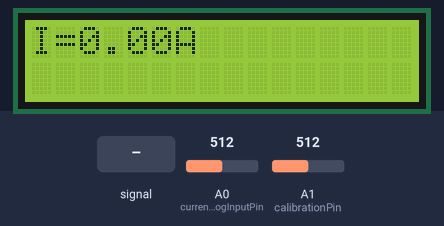
The sketch below on a simulated Arduino Uno, built with avr-gcc and run on an emulated ATmega328P. Shown: 16×2 character LCD. The test bench sets the inputs (shaded band); at power-on: A0 (currentAnalogInputPin) = 512, A1 (calibrationPin) = 512.

Above: at 1.7 s.
1.8 s: A0 (currentAnalogInputPin) fed a 200 Hz sine of ±81 counts around its level
At 2.6 s:
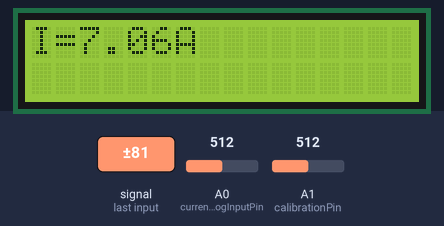
4.8 s: A0 (currentAnalogInputPin) set to 635
At 6.9 s:
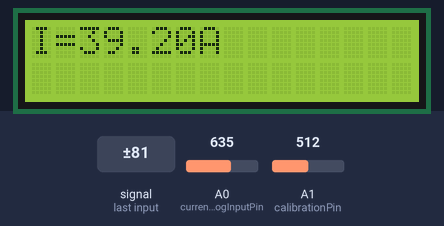
7.6 s: A1 (calibrationPin) set to 635
At 8.4 s:
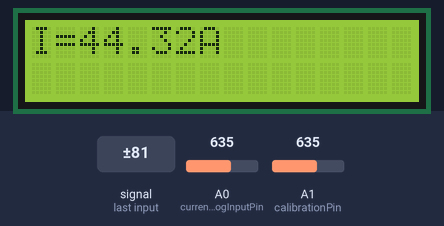
10.6 s: A0 (currentAnalogInputPin) set to 615
At 12.6 s:
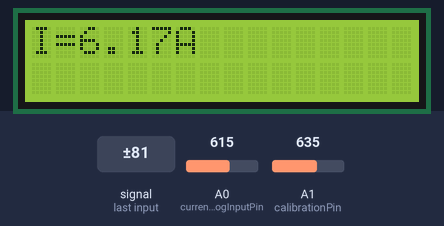
13.6 s: A1 (calibrationPin) set to 716
At 15.4 s:
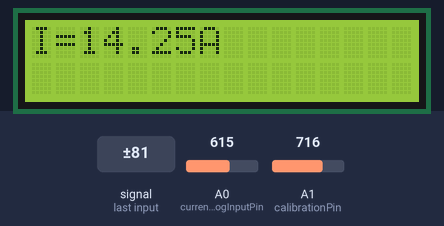
16.6 s: A0 (currentAnalogInputPin) set to 716
At 18.4 s:
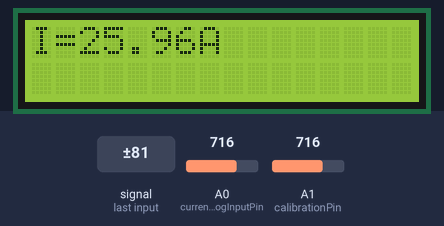
Timing chart, 0 to 19.9 s (numbered marks = the images above; inputs shaded):
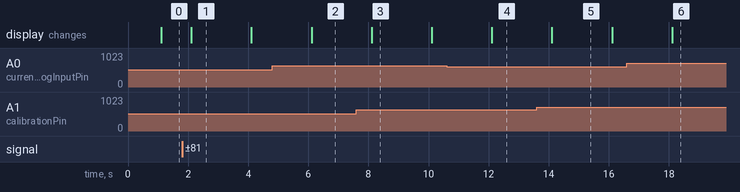

The sketch:

Hsts016L_sensor_AC_DC.ino
```cpp
int decimalPrecision = 2;                   // decimal places for all values shown in LED Display & Serial Monitor

/* 1- AC Current Measurement */

int currentAnalogInputPin = A0;             // Which pin to measure Current Value (A0 is reserved for LCD Display Shield Button function)
int calibrationPin = A1;                    // Which pin to calibrate offset middle value
float manualOffset = 0.00;                  // Key in value to manually offset the initial value
float mVperAmpValue = 12.5;                 // If using "Hall-Effect" Current Transformer, key in value using this formula: mVperAmp = maximum voltage range (in milli volt) / current rating of CT
// For example, a 20A Hall-Effect Current Transformer rated at 20A, 2.5V +/- 0.625V, mVperAmp will be 625 mV / 20A = 31.25mV/A
// For example, a 50A Hall-Effect Current Transformer rated at 50A, 2.5V +/- 0.625V, mVperAmp will be 625 mV / 50A = 12.5 mV/A
float supplyVoltage = 5000;                 // Analog input pin maximum supply voltage, Arduino Uno or Mega is 5000mV while Arduino Nano or Node MCU is 3300mV
float offsetSampleRead = 0;                 /* to read the value of a sample for offset purpose later */
float currentSampleRead  = 0;               /* to read the value of a sample including currentOffset1 value*/
float currentLastSample  = 0;               /* to count time for each sample. Technically 1 milli second 1 sample is taken */
float currentSampleSum   = 0;               /* accumulation of sample readings */
float currentSampleCount = 0;               /* to count number of sample. */
float currentMean ;                         /* to calculate the average value from all samples, in analog values*/
float RMSCurrentMean ;                      /* square roof of currentMean, in analog values */
float FinalRMSCurrent ;                     /* the final RMS current reading*/

/* 2 - LCD Display  */

#include <LiquidCrystal_I2C.h>
LiquidCrystal_I2C lcd(0x27, 16, 2);
unsigned long startMicrosLCD;                   /* start counting time for LCD Display */
unsigned long currentMicrosLCD;                 /* current counting time for LCD Display */
const unsigned long periodLCD = 1000000;        // refresh every X seconds (in seconds) in LED Display. Default 1000000 = 1 second


void setup()                                              /*codes to run once */

{
  lcd.begin();
  lcd.backlight();                             /* Set LCD to start with upper left corner of display*/
  startMicrosLCD = micros();                        /* Start counting time for LCD display*/

}


void loop()                                                                                                   /*codes to run again and again */
{

  /* 1- AC & DC Current Measurement */

  if (micros() >= currentLastSample + 200)                                                              /* every 0.2 milli second taking 1 reading */
  {
    currentSampleRead = analogRead(currentAnalogInputPin) - analogRead(calibrationPin);                /* read the sample value including offset value*/
    currentSampleSum = currentSampleSum + sq(currentSampleRead) ;                                      /* accumulate total analog values for each sample readings*/
    currentSampleCount = currentSampleCount + 1;                                                       /* to count and move on to the next following count */
    currentLastSample = micros();                                                                      /* to reset the time again so that next cycle can start again*/
  }

  if (currentSampleCount == 4000)                                                                       /* after 4000 count or 800 milli seconds (0.8 second), do this following codes*/
  {
    currentMean = currentSampleSum / currentSampleCount;                                              /* average accumulated analog values*/
    RMSCurrentMean = sqrt(currentMean);                                                               /* square root of the average value*/
    FinalRMSCurrent = (((RMSCurrentMean / 1023) * supplyVoltage) / mVperAmpValue) - manualOffset;     /* calculate the final RMS current*/
    if (FinalRMSCurrent <= (625 / mVperAmpValue / 100))                                               /* if the current detected is less than or up to 1%, set current value to 0A*/
    {
      FinalRMSCurrent = 0;
    }
//    Serial.print(" The Current RMS value is: ");
//    Serial.print(FinalRMSCurrent, decimalPrecision);
//    Serial.println(" A ");
    currentSampleSum = 0;                                                                             /* to reset accumulate sample values for the next cycle */
    currentSampleCount = 0;                                                                           /* to reset number of sample for the next cycle */
  }

  /* 2 - LCD Display  */

  currentMicrosLCD = micros();                                                                          /* Set counting time for LCD Display*/
  if (currentMicrosLCD - startMicrosLCD >= periodLCD)                                                   /* for every x seconds, run the codes below*/
  {
    lcd.setCursor(0, 0);                                                                              /* Set cursor to first colum 0 and second row 1  */
    lcd.print("I=");
    lcd.print(FinalRMSCurrent, decimalPrecision);                                                     /* display current value in LCD in first row  */
    lcd.print("A                  ");
    lcd.setCursor(0, 1);
    lcd.print("                   ");                                                                 /* display nothing in LCD in second row */
    startMicrosLCD = currentMicrosLCD ;                                                               /* Set the starting point again for next counting time */
  }


}
```

Measured:
- after the input at 1.8 s, the display: changes after 0.31 s (image 1)
- after the input at 4.8 s, the display: changes after 1.3 s (image 2)
- after the input at 7.6 s, the display: changes after 0.51 s (image 3)
- after the input at 10.6 s, the display: changes after 1.5 s (image 4)
- after the input at 13.6 s, the display: changes after 0.51 s (image 5)
- after the input at 16.6 s, the display: changes after 1.5 s (image 6)
- what the display in image 1 shows lasts 2.0 s, from 2.1 s to 4.1 s
